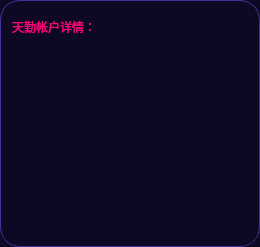
                      <widget class="QFrame" name="frame_111">
                       <property name="sizePolicy">
                        <sizepolicy hsizetype="Expanding" vsizetype="Expanding">
                         <horstretch>0</horstretch>
                         <verstretch>0</verstretch>
                        </sizepolicy>
                       </property>
                       <property name="styleSheet">
                        <string notr="true">QFrame {
	background-color: rgb(13, 9, 36);
	border: 1px solid rgb(65, 51, 156);
	border-radius: 20px;
}
QFrame:hover {
	border: 2px solid rgb(255, 85, 0);
}</string>
                       </property>
                       <property name="frameShape">
                        <enum>QFrame::StyledPanel</enum>
                       </property>
                       <property name="frameShadow">
                        <enum>QFrame::Raised</enum>
                       </property>
                       <layout class="QVBoxLayout" name="verticalLayout_66">
                        <property name="spacing">
                         <number>1</number>
                        </property>
                        <property name="leftMargin">
                         <number>1</number>
                        </property>
                        <property name="topMargin">
                         <number>1</number>
                        </property>
                        <property name="rightMargin">
                         <number>1</number>
                        </property>
                        <property name="bottomMargin">
                         <number>1</number>
                        </property>
                        <item>
                         <widget class="QFrame" name="frame_113">
                          <property name="minimumSize">
                           <size>
                            <width>0</width>
                            <height>50</height>
                           </size>
                          </property>
                          <property name="maximumSize">
                           <size>
                            <width>16777215</width>
                            <height>50</height>
                           </size>
                          </property>
                          <property name="styleSheet">
                           <string notr="true">QFrame {
	background-color: rgb(13, 9, 36);
	border: none;
	border-radius: 20px;
}
</string>
                          </property>
                          <property name="frameShape">
                           <enum>QFrame::StyledPanel</enum>
                          </property>
                          <property name="frameShadow">
                           <enum>QFrame::Raised</enum>
                          </property>
                          <layout class="QHBoxLayout" name="horizontalLayout_48">
                           <property name="spacing">
                            <number>0</number>
                           </property>
                           <property name="leftMargin">
                            <number>10</number>
                           </property>
                           <property name="topMargin">
                            <number>0</number>
                           </property>
                           <property name="rightMargin">
                            <number>0</number>
                           </property>
                           <property name="bottomMargin">
                            <number>0</number>
                           </property>
                           <item>
                            <widget class="QLabel" name="label_tq_account_details">
                             <property name="styleSheet">
                              <string notr="true">font: 700 16pt &quot;等线&quot;;
color: rgb(255, 0, 127);
border: none;</string>
                             </property>
                             <property name="text">
                              <string>天勤帐户详情：</string>
                             </property>
                            </widget>
                           </item>
                          </layout>
                         </widget>
                        </item>
                        <item>
                         <widget class="QFrame" name="frame_114">
                          <property name="styleSheet">
                           <string notr="true">QFrame {
	background-color: rgb(13, 9, 36);
	border: none;
	border-radius: 20px;
}
</string>
                          </property>
                          <property name="frameShape">
                           <enum>QFrame::StyledPanel</enum>
                          </property>
                          <property name="frameShadow">
                           <enum>QFrame::Raised</enum>
                          </property>
                          <layout class="QVBoxLayout" name="verticalLayout_67">
                           <property name="spacing">
                            <number>0</number>
                           </property>
                           <property name="leftMargin">
                            <number>0</number>
                           </property>
                           <property name="topMargin">
                            <number>0</number>
                           </property>
                           <property name="rightMargin">
                            <number>0</number>
                           </property>
                           <property name="bottomMargin">
                            <number>0</number>
                           </property>
                           <item>
                            <widget class="QTextBrowser" name="textBrowser_tq_account_details">
                             <property name="styleSheet">
                              <string notr="true">QTextBrowser{
color: rgb(255, 116, 225);
border-radius: 15px;
font: 14pt &quot;等线&quot;;
/*padding-left: 20px;
padding-right: 20px;*/
padding: 5px 5px 5px 20px;
border: none;
}
QScrollBar:horizontal {
    border: none;
    background: rgb(52, 59, 72);
    height: 8px;
    margin: 0px 20px 0 20px;
	border-radius: 3px;
}
QScrollBar::handle:horizontal {
    background:rgba(249, 83, 255, 170);
    min-width: 30px;
	border-radius: 3px
}
/*
滑块悬浮，按下*/
QScrollBar::handle:hover:horizontal,QScrollBar::handle:pressed:horizontal{
background:rgb(150, 0, 150);
}
QScrollBar::add-line:horizontal {
    border: none;
    background: rgb(55, 63, 77);
    width: 20px;
	border-top-right-radius: 3px;
    border-bottom-right-radius: 3px;
    subcontrol-position: right;
    subcontrol-origin: margin;
}
QScrollBar::sub-line:horizontal {
    border: none;
    background: rgb(55, 63, 77);
    width: 20px;
	border-top-left-radius: 3px;
    border-bottom-left-radius: 3px;
    subcontrol-position: left;
    subcontrol-origin: margin;
}
QScrollBar::up-arrow:horizontal, QScrollBar::down-arrow:horizontal
{
     background: none;
}
QScrollBar::add-page:horizontal, QScrollBar::sub-page:horizontal
{
     background: none;
}
 QScrollBar:vertical {
	border: none;
    background: rgb(52, 59, 72);
    width: 8px;
    margin: 20px 0 20px 0;
	border-radius: 3px;
 }
 QScrollBar::handle:vertical {	
	background:rgba(249, 83, 255, 170);
    min-height: 30px;
	border-radius: 3px
 }
/*
滑块悬浮，按下*/
QScrollBar::handle:hover:vertical,QScrollBar::handle:pressed:vertical{
background:rgb(150, 0, 150);
}
 QScrollBar::add-line:vertical {
     border: none;
    background: rgb(55, 63, 77);
     height: 20px;
	border-bottom-left-radius: 3px;
    border-bottom-right-radius: 3px;
     subcontrol-position: bottom;
     subcontrol-origin: margin;
 }
 QScrollBar::sub-line:vertical {
	border: none;
    background: rgb(55, 63, 77);
     height: 20px;
	border-top-left-radius: 3px;
    border-top-right-radius: 3px;
     subcontrol-position: top;
     subcontrol-origin: margin;
 }
 QScrollBar::up-arrow:vertical, QScrollBar::down-arrow:vertical {
     background: none;
 }

 QScrollBar::add-page:vertical, QScrollBar::sub-page:vertical {
     background: none;
 }
</string>
                             </property>
                            </widget>
                           </item>
                          </layout>
                         </widget>
                        </item>
                       </layout>
                      </widget>
